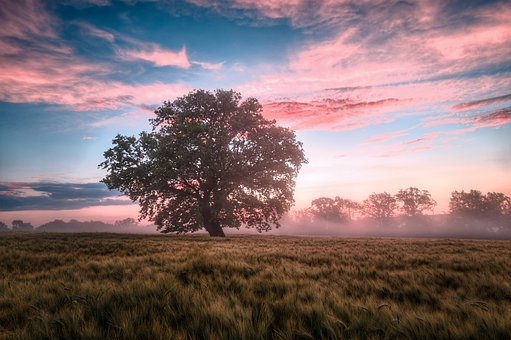
#> input picture elimination_task/images/img4.jpg, 511 x 340 px
$ python hackaton_edge_detect.py
#> lines starting #> are read from the running program, lines starting #| are printed output that depends on the picture
from PIL import Image
from numpy import asarray, sqrt
import numpy as np
from scipy import ndimage
from scipy.ndimage.filters import convolve

path = "images/img4.jpg"
img = Image.open(path)
#> img is the input picture: PIL image 511x340 RGB; mean R, G, B 129.9, 110.7, 112.8
array = asarray(img)
img.show()

def grayscale(array):
    # changing from rgba to rgb if needed (png)
    array = array[..., :3]
    # matrix multiplication to get grayscale
    return np.dot(array, [0.2627, 0.6780, 0.0593])


def gauss(size, sigma=1):
    half = int(size) // 2
    x, y = np.mgrid[-half:half + 1, -half:half + 1]
    denom = 2.0 * np.pi * sigma ** 2
    g = np.exp(-((x ** 2 + y ** 2) / (2.0 * sigma ** 2))) / denom
    return g


def sobel_filter(array):
    Kx = np.array([[-1, 0, 1],
                   [-2, 0, 2],
                   [-1, 0, 1]], np.float32)
    Ky = np.array([[1, 2, 1],
                   [0, 0, 0],
                   [-1, -2, -1]], np.float32)

    Ix = ndimage.filters.convolve(array, Kx)
    Iy = ndimage.filters.convolve(array, Ky)

    G = np.zeros(array.shape, dtype=np.float32)

    for i in range(array.shape[0]):
        for j in range(array.shape[1]):
            G[i][j] = sqrt(Ix[i][j] ** 2 + Iy[i][j] ** 2)

    G = G / G.max() * 255
    theta = np.arctan2(Iy, Ix)

    return (G, theta)


def non_max_suppression(array, theta):
    image = np.zeros(array.shape, dtype=np.int32)

    for i in range(theta.shape[0]):
        for j in range(theta.shape[1]):
            if (theta[i][j] < 0):
                theta[i][j] += np.pi

    for i in range(1, array.shape[0] - 1):
        for j in range(1, array.shape[1] - 1):
            q = 255
            r = 255

            if (0 <= theta[i, j] < np.pi / 8) or (np.pi * 7 / 8 <= theta[i, j] <= np.pi):
                q = array[i, j + 1]
                r = array[i, j - 1]
            elif np.pi / 8 <= theta[i, j] < np.pi * 3 / 8:
                q = array[i + 1, j - 1]
                r = array[i - 1, j + 1]
            elif np.pi * 3 / 8 <= theta[i, j] < np.pi * 5 / 8:
                q = array[i + 1, j]
                r = array[i - 1, j]
            elif np.pi * 5 / 8 <= theta[i, j] < np.pi * 7 / 8:
                q = array[i - 1, j - 1]
                r = array[i + 1, j + 1]
            if (array[i, j] >= q) and (array[i, j] >= r):
                image[i, j] = array[i, j]
            else:
                image[i, j] = 0
    return image


def threshold(array, lowRatio, highRatio):
    high = 255 * highRatio
    low = high * lowRatio

    output = np.zeros(array.shape, dtype=np.int32)

    weak = 25
    strong = 255

    for i in range(array.shape[0]):
        for j in range(array.shape[1]):
            if array[i][j] >= high:
                output[i][j] = strong
            elif array[i][j] >= low:
                output[i][j] = weak

    return output, weak, strong


def hysteresis(array, weak_pix, strong_pix):
    y = array.shape[0]
    x = array.shape[1]

    # looking if there is a strong pixel around
    for i in range(1, x - 1):
        for j in range(1, y - 1):
            if (array[j][i] == weak_pix):
                if ((array[j - 1][i - 1] == strong_pix) or
                        (array[j - 1][i] == strong_pix) or
                        (array[j - 1][i + 1] == strong_pix) or

                        (array[j][i - 1] == strong_pix) or
                        (array[j][i + 1] == strong_pix) or

                        (array[j + 1][i - 1] == strong_pix) or
                        (array[j + 1][i] == strong_pix) or
                        (array[j + 1][i + 1] == strong_pix)):
                    array[j][i] = strong_pix
                else:
                    array[j][i] = 0

    return array


array = grayscale(array)
#> in grayscale, `return np.dot(array, [0.2627, 0.6780, 0.0593])`:
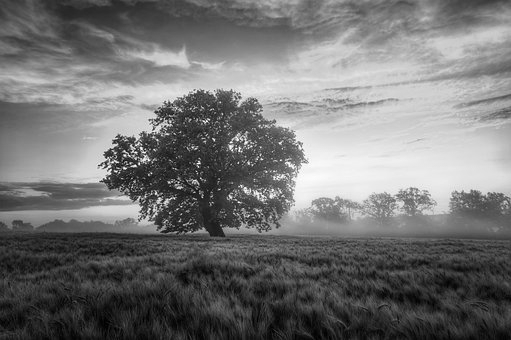
#> returned value: shape (340, 511) float64; min 0, max 255, mean 115.9; drawn with min black and max white
array = convolve(array, gauss(5))
g, theta = sobel_filter(array)
#> in sobel_filter, `Iy = ndimage.filters.convolve(array, Ky)`:
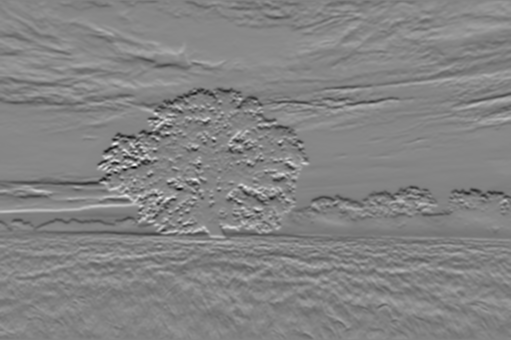
#> Iy: shape (340, 511) float64; min -399.6, max 369.7, mean -1.7; drawn with min black and max white
#> after the loop in sobel_filter, `for i in range(array.shape[0]):`:
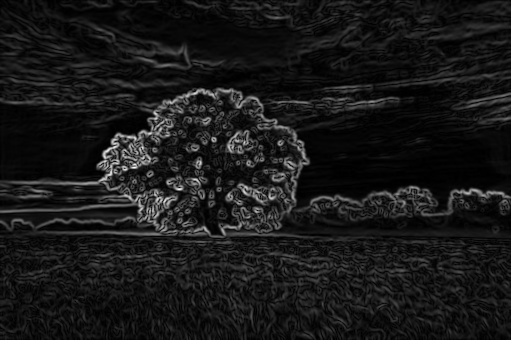
#> G: shape (340, 511) float32; min 0.0101, max 399.6, mean 38.3; drawn with min black and max white
array = non_max_suppression(g, theta)
#> after the loop in non_max_suppression, `for i in range(theta.shape[0]):`:
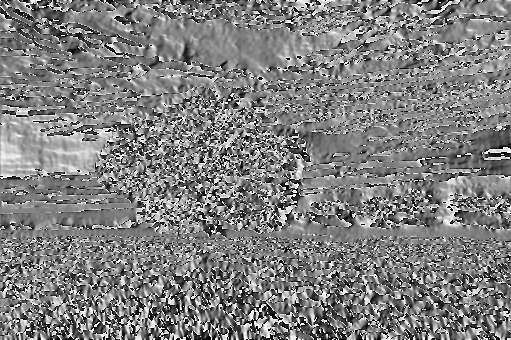
#> theta: shape (340, 511) float64; min 7.68e-05, max 3.14, mean 1.58; drawn with min black and max white
#> after the loop in non_max_suppression, `for i in range(1, array.shape[0] - 1):`:
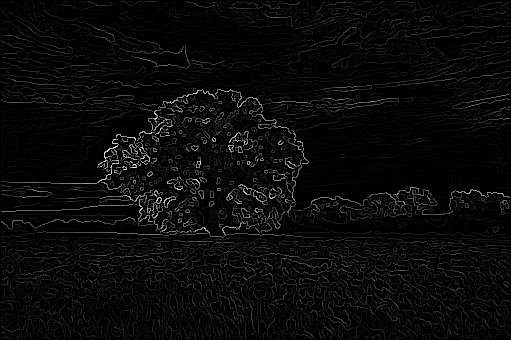
#> image: shape (340, 511) int32; min 0, max 255, mean 9
array, weak_pix, strong_pix = threshold(array, 0.05, 0.20)
#> after the loop in threshold, `for i in range(array.shape[0]):`:
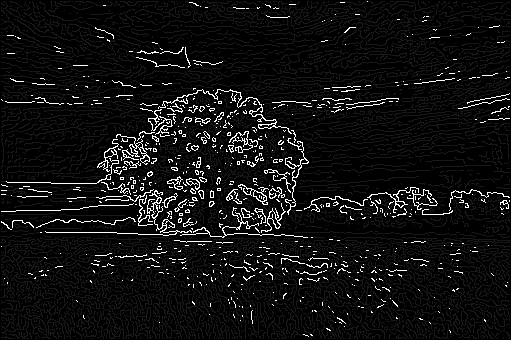
#> output: shape (340, 511) int32; min 0, max 255, mean 17.5
#> weak_pix = 25; strong_pix = 255
array = hysteresis(array, weak_pix, strong_pix)
#> after the loop in hysteresis, `for i in range(1, x - 1):`:
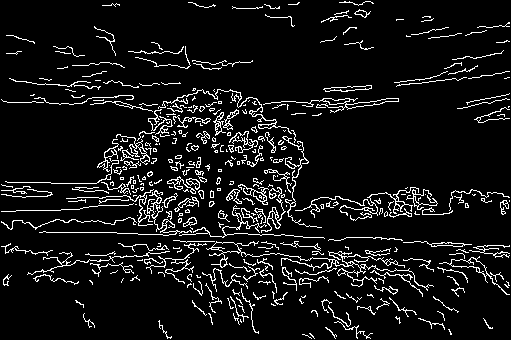
#> array: shape (340, 511) int32; 8.2% white in thin lines or dots

img = Image.fromarray(array)
img.show()

filename = path.split('/')[-1].split('.')[0]
Image.fromarray(array).convert('RGB').save('outputs/'+filename+'.png')
